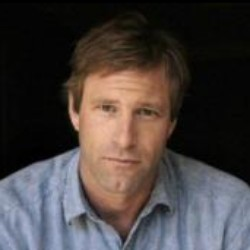
#> input picture generate_datasets/lfw/Aaron_Eckhart/Aaron_Eckhart_0001.jpg, 250 x 250 px; its folder holds only this picture in this run
$ jupyter execute --allow-errors dataset.ipynb
#> lines starting #> are read from the running program, lines starting #| are printed output that depends on the picture
## File Introduction

This file creates pickle files for **training** the models that we made. All files inside the `training_datasets/` folder have been created from this notebook. Note that the files in `training_datasets/` are not the real training datasets but have been created for clarity of flie structure. You must delete them and run this notebook with the entire `lfw` dataset to get the entire training dataset.

This notebook writes the images as Numpy arrays into pickle files. However, if we write all the images at one go, the size of the pickle file blows up and sometimes the write fails. Hence, we write into the pickle files incrementally (six times, to be precise). This also means that while reading the pickle files, we will have to read them six times as well.

[cell 1]
# all the imports
import numpy as np
import matplotlib.pyplot as plt
import glob
import pickle
from PIL import Image, ImageFilter, ImageDraw

## Original Images

[cell 2]
original_images = []
new_w = new_h = 128

i = 0
for img_path in glob.iglob('lfw/*/*.jpg'):

    # this condition processes only 20 images: useful during development.
    # remove this condition before making the entire dataset
#     if i == 20:
#         break

    # Open image
    img = Image.open(img_path)
#> img is the input picture: PIL image 250x250 RGB; mean R, G, B 71.8, 64.4, 63

    # crop into only the center of the face (face is centered in the lfw dataset, so just crop into the center)
    w, h = img.size
#> w = 250; h = 250

    left = (w - new_w)//2
#> left = 61
    top = (h - new_h)//2
#> top = 61
    right = (w + new_w)//2
#> right = 189
    bottom = (h + new_h)//2
#> bottom = 189

    img = img.crop((left, top, right, bottom))
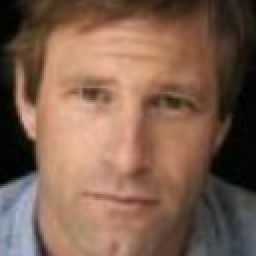
#> img: PIL image 128x128 RGB (shown 2 times larger); mean R, G, B 127, 96.5, 79.1

    original_images.append(np.array(img))

    i += 1
#> pass 2 of the loop `for img_path in glob.iglob('lfw/*/*.jpg'):`:
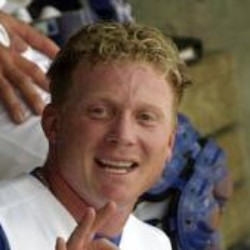
#> input picture generate_datasets/lfw/Aaron_Guiel/Aaron_Guiel_0001.jpg, 250 x 250 px
#> img is the input picture: PIL image 250x250 RGB; mean R, G, B 113.8, 96.9, 83.8
#> `img = img.crop((left, top, right, bottom))`:
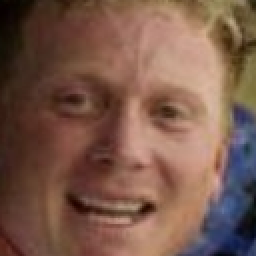
#> img: PIL image 128x128 RGB (shown 2 times larger); mean R, G, B 122, 88.8, 74.5
#> pass 3 of the loop `for img_path in glob.iglob('lfw/*/*.jpg'):`:
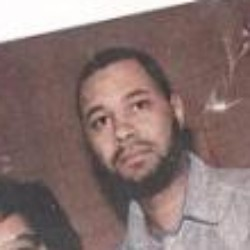
#> input picture generate_datasets/lfw/Aaron_Patterson/Aaron_Patterson_0001.jpg, 250 x 250 px
#> img is the input picture: PIL image 250x250 RGB; mean R, G, B 137, 115.7, 113
#> `img = img.crop((left, top, right, bottom))`:
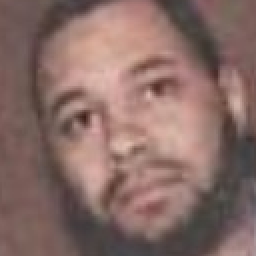
#> img: PIL image 128x128 RGB (shown 2 times larger); mean R, G, B 136.1, 107.8, 102.1
#> the loop made 4 passes; the first 3 are shown

original_images = np.array(original_images, dtype='float') / 255.0

[cell 3]
print(len(original_images))
plt.imshow(original_images[0])

[cell 4]
part1 = original_images[:int(1/6*(len(original_images)))]
part2 = original_images[int(1/6*(len(original_images))):int(2/6*(len(original_images)))]
part3 = original_images[int(2/6*(len(original_images))):int(3/6*(len(original_images)))]
part4 = original_images[int(3/6*(len(original_images))):int(4/6*(len(original_images)))]
part5 = original_images[int(4/6*(len(original_images))):int(5/6*(len(original_images)))]
part6 = original_images[int(5/6*(len(original_images))):]

[cell 5]
with open('../training_datasets/original.pickle', 'wb') as f:
    pickle.dump(part1, f)
with open('../training_datasets/original.pickle', 'ab') as f:
    pickle.dump(part2, f)
with open('../training_datasets/original.pickle', 'ab') as f:
    pickle.dump(part3, f)
with open('../training_datasets/original.pickle', 'ab') as f:
    pickle.dump(part4, f)
with open('../training_datasets/original.pickle', 'ab') as f:
    pickle.dump(part5, f)
with open('../training_datasets/original.pickle', 'ab') as f:
    pickle.dump(part6, f)

[cell 6]
del original_images

## Pixelated Images

[cell 7]
pixelated_images = []
DOWNSAMPLE_TO = 20
new_w = new_h = 128

i = 0
for img_path in glob.iglob('lfw/*/*.jpg'):
#     if i == 20:
#         break

    # Open image
    img = Image.open(img_path)

    # crop the image
    w, h = img.size
    left = (w - new_w)//2
    top = (h - new_h)//2
    right = (w + new_w)//2
    bottom = (h + new_h)//2
    img = img.crop((left, top, right, bottom))

    # Resize smoothly down to small pixels using BILINEAR interpolation
    small_img = img.resize((DOWNSAMPLE_TO,DOWNSAMPLE_TO),resample=Image.BILINEAR)
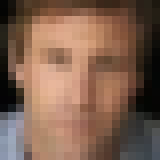
#> small_img: PIL image 20x20 RGB (shown 8 times larger); mean R, G, B 127.1, 96.6, 79.1

    # Scale back up using NEAREST to original size
    pixelated_img = small_img.resize(img.size,resample=Image.NEAREST)
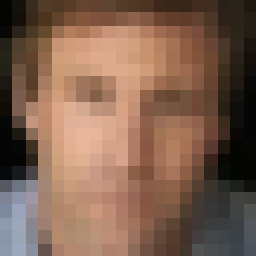
#> pixelated_img: PIL image 128x128 RGB (shown 2 times larger); mean R, G, B 127, 96.5, 79

    del img

    pixelated_images.append(np.array(pixelated_img))

    i += 1
#> pass 2 of the loop `for img_path in glob.iglob('lfw/*/*.jpg'):`:
#> pass 3 of the loop `for img_path in glob.iglob('lfw/*/*.jpg'):`:
#> the loop made 4 passes; the first 3 are shown

pixelated_images = np.array(pixelated_images, dtype='float') / 255.0

[cell 8]
print(len(pixelated_images))
plt.imshow(pixelated_images[0])

[cell 9]
part1 = pixelated_images[:int(1/6*(len(pixelated_images)))]
part2 = pixelated_images[int(1/6*(len(pixelated_images))):int(2/6*(len(pixelated_images)))]
part3 = pixelated_images[int(2/6*(len(pixelated_images))):int(3/6*(len(pixelated_images)))]
part4 = pixelated_images[int(3/6*(len(pixelated_images))):int(4/6*(len(pixelated_images)))]
part5 = pixelated_images[int(4/6*(len(pixelated_images))):int(5/6*(len(pixelated_images)))]
part6 = pixelated_images[int(5/6*(len(pixelated_images))):]

[cell 10]
with open('../training_datasets/pixelated-20.pickle', 'wb') as f:
    pickle.dump(part1, f)
with open('../training_datasets/pixelated-20.pickle', 'ab') as f:
    pickle.dump(part2, f)
with open('../training_datasets/pixelated-20.pickle', 'ab') as f:
    pickle.dump(part3, f)
with open('../training_datasets/pixelated-20.pickle', 'ab') as f:
    pickle.dump(part4, f)
with open('../training_datasets/pixelated-20.pickle', 'ab') as f:
    pickle.dump(part5, f)
with open('../training_datasets/pixelated-20.pickle', 'ab') as f:
    pickle.dump(part6, f)

[cell 11]
del pixelated_images

## Blurred Images

[cell 12]
blurred_images = []
BLUR_INTENSITY = 4
new_w = new_h = 128

i = 0
for img_path in glob.iglob('lfw/*/*.jpg'):
#     if i == 20:
#         break

    # Open image
    img = Image.open(img_path)

    # crop the image
    w, h = img.size
    left = (w - new_w)//2
    top = (h - new_h)//2
    right = (w + new_w)//2
    bottom = (h + new_h)//2
    img = img.crop((left, top, right, bottom))

    # Get the blurred image using Gaussian Blur
    blurred_img = img.filter(ImageFilter.GaussianBlur(radius=BLUR_INTENSITY))
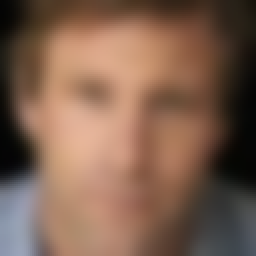
#> blurred_img: PIL image 128x128 RGB (shown 2 times larger); mean R, G, B 126.9, 96.5, 79.1

    del img

    blurred_images.append(np.array(blurred_img))

    i += 1
#> pass 2 of the loop `for img_path in glob.iglob('lfw/*/*.jpg'):`:
#> `blurred_img = img.filter(ImageFilter.GaussianBlur(radius=BLUR_INTENSIT..`:
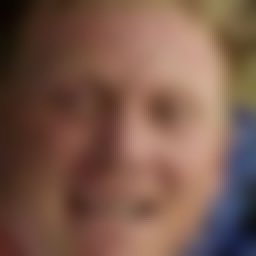
#> blurred_img: PIL image 128x128 RGB (shown 2 times larger); mean R, G, B 121.9, 88.7, 74.4
#> pass 3 of the loop `for img_path in glob.iglob('lfw/*/*.jpg'):`:
#> `blurred_img = img.filter(ImageFilter.GaussianBlur(radius=BLUR_INTENSIT..`:
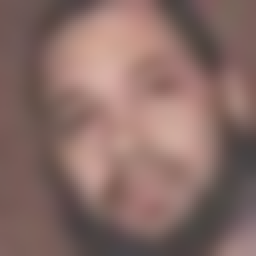
#> blurred_img: PIL image 128x128 RGB (shown 2 times larger); mean R, G, B 136.1, 107.7, 102.1
#> the loop made 4 passes; the first 3 are shown

blurred_images = np.array(blurred_images, dtype='float') / 255.0

[cell 13]
print(len(blurred_images))
plt.imshow(blurred_images[0])

[cell 14]
part1 = blurred_images[:int(1/6*(len(blurred_images)))]
part2 = blurred_images[int(1/6*(len(blurred_images))):int(2/6*(len(blurred_images)))]
part3 = blurred_images[int(2/6*(len(blurred_images))):int(3/6*(len(blurred_images)))]
part4 = blurred_images[int(3/6*(len(blurred_images))):int(4/6*(len(blurred_images)))]
part5 = blurred_images[int(4/6*(len(blurred_images))):int(5/6*(len(blurred_images)))]
part6 = blurred_images[int(5/6*(len(blurred_images))):]

[cell 15]
with open('../training_datasets/blurred-4.pickle', 'wb') as f:
    pickle.dump(part1, f)
with open('../training_datasets/blurred-4.pickle', 'ab') as f:
    pickle.dump(part2, f)
with open('../training_datasets/blurred-4.pickle', 'ab') as f:
    pickle.dump(part3, f)
with open('../training_datasets/blurred-4.pickle', 'ab') as f:
    pickle.dump(part4, f)
with open('../training_datasets/blurred-4.pickle', 'ab') as f:
    pickle.dump(part5, f)
with open('../training_datasets/blurred-4.pickle', 'ab') as f:
    pickle.dump(part6, f)

[cell 16]
del blurred_images

## Blocked Images

[cell 17]
# code to check overlap - https://codereview.stackexchange.com/questions/31352/overlapping-rectangles

class Point(object):
    def __init__(self, x, y):
        self.x = x
        self.y = y

class Rect(object):
    def __init__(self, p1, p2):
        '''Store the top, bottom, left and right values for points
               p1 and p2 are the (corners) in either order
        '''
        self.left   = min(p1.x, p2.x)
        self.right  = max(p1.x, p2.x)
        self.bottom = min(p1.y, p2.y)
        self.top    = max(p1.y, p2.y)

def overlap(r1, r2):
    '''Overlapping rectangles overlap both horizontally & vertically
    '''
    return range_overlap(r1.left, r1.right, r2.left, r2.right) and range_overlap(r1.bottom, r1.top, r2.bottom, r2.top)

def range_overlap(a_min, a_max, b_min, b_max):
    '''Neither range is completely greater than the other
    '''
    return (a_min <= b_max) and (b_min <= a_max)

[cell 18]
import random

blocked_images = []
new_w = new_h = 128
box_size = 40

i = 0
#> (the rest of this cell did not finish here and is left out)
